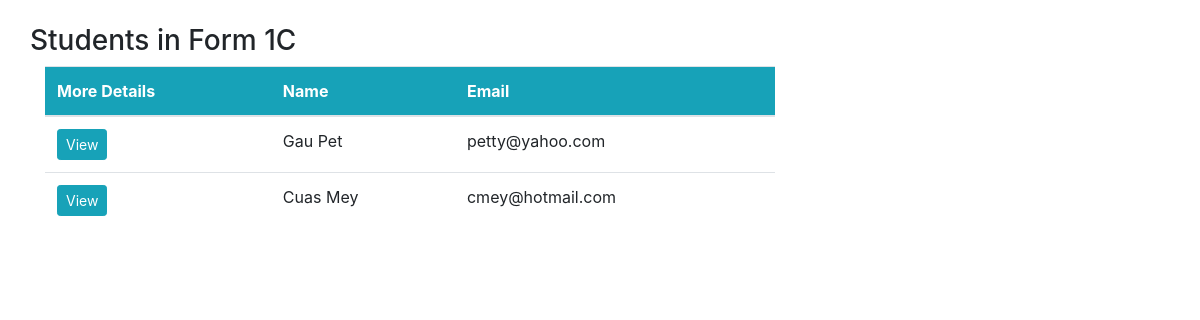
Page /form1c/ on the earlier database version.
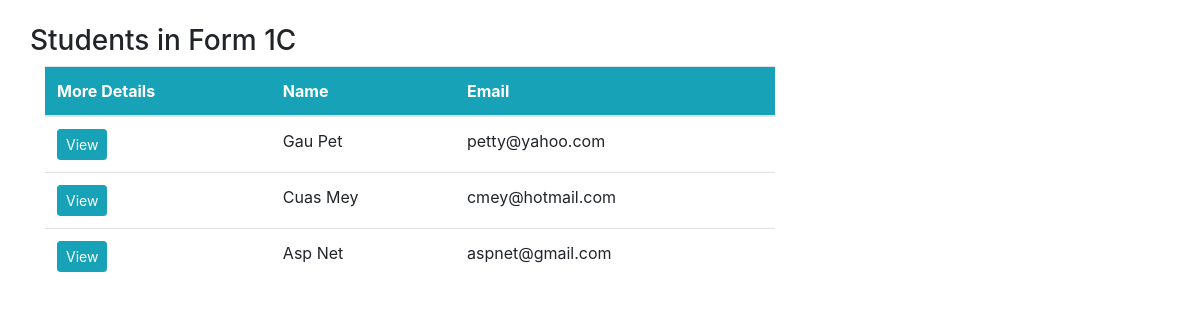
Same page on the later database version.
### app/models.py (models this page shows, shortened)
class Student(models.Model):
    name = models.CharField(max_length=20)
    email = models.EmailField()
    reg_num = models.CharField(max_length=3,null=True)
    date = models.DateTimeField(default=timezone.now)
    stream_name = models.ForeignKey(Stream, on_delete=models.CASCADE,null=True)
    photo = models.ImageField(upload_to='images/',null=True,blank=True)
    class Meta:
         ordering = ['-date']

### app/views.py (the view)
# urls.py: path('form1c/',views.formC,name='oneC'),
def formC(request):
      students = Student.objects.filter(stream_name__stream_name='Form 1C')
      return render(request, 'form1c.html',locals())

### app/templates/form1c.html (shortened to what this page needs)
{%extends 'base.html' %}
{% block content%}
  <div class="container">
    <div class="row my-4">
        <h3 style="text-align: center;">Students in Form 1C </h3>
        <div class="col-md-4"></div>
        <div class="col-md-8">
<table class="table bg-white">
  <thead class="bg-info">
    <tr class="text-white">
        <th scope="col">More Details</th>
        <th scope="col">Name</th>
      <th scope="col">Email</th>
    </tr>
  </thead>
  <tbody>
    <tr>
      {% for stu in students %}
      <th scope="row">
        <a class= "btn btn-info btn-sm" href="{% url 'student-det' stu.id %}">View</a>
      </th>
      <td>{{stu.name}}</td>
      <td>{{stu.email}}</td>
    </tr>
    {% endfor %}
  </tbody>
</table>
</div>
</div>
</div>
{% endblock %}

Differences in the rows shown:
added Student: name "Asp Net", email "aspnet@gmail.com"
